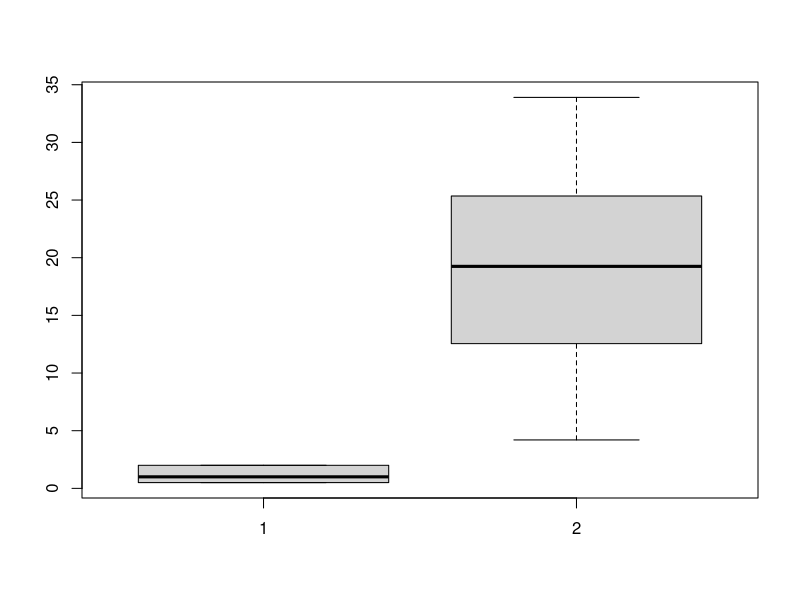

The R script that drew this image:
## ---- chunk 1
knitr::opts_chunk$set(echo = TRUE)
## ---- chunk 2
df <- get("ToothGrowth")
## ---- chunk 3
boxplot(df$dose, df$len)
